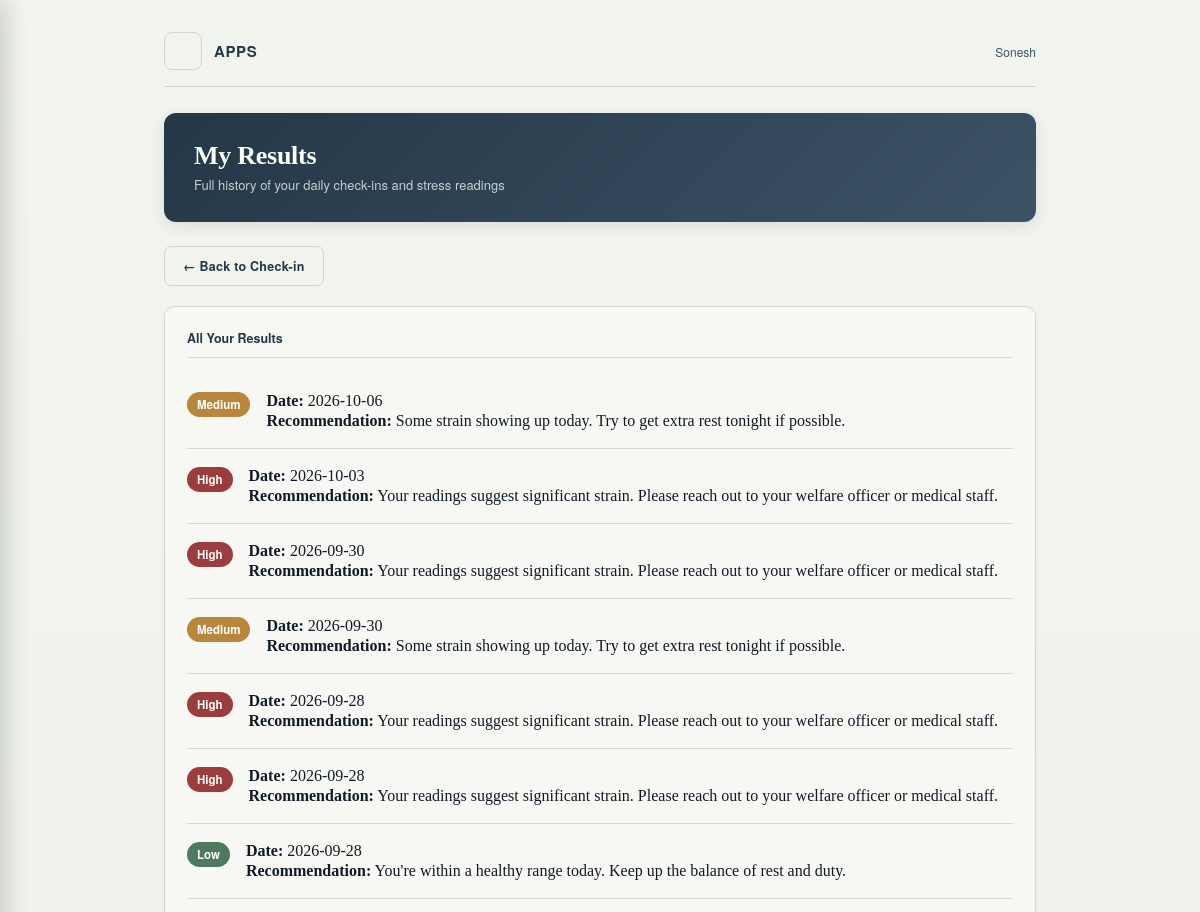
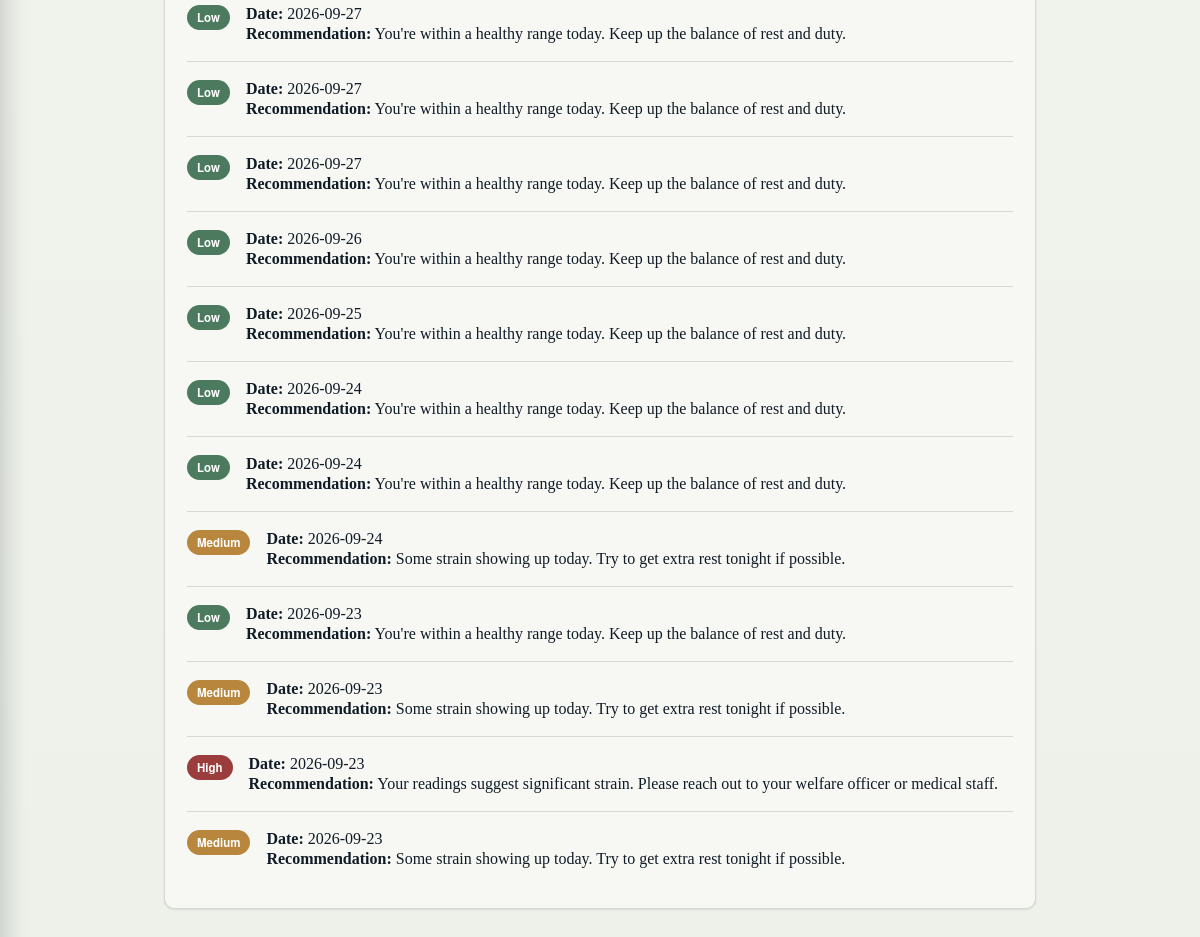
The app's page /results (signed in) with its own data (2 pictures, top to bottom).
### tables this page shows
CREATE TABLE DailyData (
            id INTEGER PRIMARY KEY AUTOINCREMENT,
            user_id INTEGER NOT NULL,
            date TEXT NOT NULL,
            sleep_hours REAL,
            duty_hours REAL,
            heart_rate INTEGER,
            mood_score INTEGER,
            stress_level TEXT,
            recommendation TEXT
        );

### app.py (the view)
@app.route("/results")
@role_required("personnel")
def results():
    conn = get_db()
    history = conn.execute(
        "SELECT * FROM DailyData WHERE user_id = ? ORDER BY date DESC, id DESC",
        (session["user_id"],)
    ).fetchall()
    conn.close()
    return render_template("results.html", user_name=session["user_name"], history=history)

### app.py (called while the page is built, shortened)
def get_db():
    conn = sqlite3.connect(DB_PATH)
    conn.row_factory = sqlite3.Row
    return conn

def role_required(*roles):
    def decorator(view):
        @wraps(view)
        def wrapper(*args, **kwargs):
            if "user_id" not in session or session.get("role") not in roles:
                if "officer" in roles and len(roles) == 1:
                    return redirect(url_for("officer_login"))
                elif "admin" in roles and len(roles) == 1:
                    return redirect(url_for("admin_login"))
                return redirect(url_for("login"))
            return view(*args, **kwargs)
        return wrapper
    return decorator

@app.before_request
def block_cross_site_posts():
    if request.method != "POST":
        return
    source = request.headers.get("Origin") or request.headers.get("Referer")
    if source:
        if urlparse(source).netloc != request.host:
            abort(403)

@app.after_request
def add_security_headers(resp):
    resp.headers.setdefault("X-Content-Type-Options", "nosniff")
    resp.headers.setdefault("X-Frame-Options", "SAMEORIGIN")
    resp.headers.setdefault("Referrer-Policy", "same-origin")
    if "user_id" in session:
        resp.headers["Cache-Control"] = "no-store"
    return resp

@app.context_processor
def inject_nav_counts():
    return {}

### templates/results.html (shortened to what this page needs)
<!DOCTYPE html>
<html lang="en">
<head>
<link rel="stylesheet" href="{{ url_for('static', filename='style.css') }}">
</head>
<body>
<div class="wrap">
  {% include "_header.html" %}
  <div class="welcome-banner">
    <h2>My Results</h2>
    <p>Full history of your daily check-ins and stress readings</p>
  </div>
  <div style="margin-bottom:20px;">
    <a href="/dashboard" style="display:inline-flex; align-items:center; gap:6px; padding:10px 18px; background:transparent; color:var(--steel-deep); border:1.5px solid var(--line); border-radius:7px; font-family:'Helvetica Neue', Arial, sans-serif; font-weight:600; font-size:12.5px; letter-spacing:0.02em; text-decoration:none; transition: background 0.2s ease, border-color 0.2s ease;" onmouseover="this.style.background='var(--card)'; this.style.borderColor='var(--steel-deep)';" onmouseout="this.style.background='transparent'; this.style.borderColor='var(--line)';">&larr; Back to Check-in</a>
  </div>
  <div class="card">
    <h3>All Your Results</h3>
    {% if history %}
      {% for entry in history %}
        <div class="result-entry">
          <span class="result-badge badge-{{ entry.stress_level|lower }}">{{ entry.stress_level }}</span>
          <div class="result-text">
            <p><b>Date:</b> {{ entry.date }}</p>
            <p><b>Recommendation:</b> {{ entry.recommendation }}</p>
          </div>
        </div>
      {% endfor %}
    {% endif %}
  </div>
</div>
</body>
</html>

### static/style.css (style rules this page uses)
:root { --ink:#101b26; --paper:#eef1ea; --steel:#3c5266; --steel-deep:#243747; --signal-low:#4c7a5e; --signal-med:#b8863c; --signal-high:#9c3d3d; --line: rgba(16,27,38,0.14); --card:#f7f8f4; }
* { box-sizing:border-box; }
html,body { margin:0;padding:0; }
body { background: linear-gradient(180deg, #f2f4ee 0%, var(--paper) 100%); color:var(--ink); font-family: 'Iowan Old Style','Georgia',serif; min-height:100vh; }
a { color:var(--steel-deep); }
.wrap { max-width:920px; margin:0 auto; padding:32px 24px 80px; }
.card { background:var(--card); border:1px solid var(--line); border-radius:10px; padding:22px; box-shadow: 0 1px 3px rgba(16,27,38,0.04), 0 1px 2px rgba(16,27,38,0.06); }
.card h3 { font-family:'Helvetica Neue', Arial, sans-serif; font-size:12.5px; color:var(--steel-deep); margin:0 0 16px; font-weight:700; border-bottom:1px solid var(--line); padding-bottom:10px; }
.result-badge { display:inline-block; font-family:'Helvetica Neue', Arial, sans-serif; font-size:11.5px; font-weight:700; padding:4px 10px; border-radius:20px; color:#fff; margin-bottom:10px; }
.badge-low { background:var(--signal-low); }
.badge-medium { background:var(--signal-med); }
.badge-high { background:var(--signal-high); }
.result-entry { padding:16px 0; margin-bottom:0; border-bottom:1px solid var(--line); display:flex; gap:16px; align-items:flex-start; }
.result-entry:last-child { border-bottom:none; }
.result-entry .result-badge { flex-shrink:0; margin-bottom:0; margin-top:2px; }
.result-entry .result-text { flex:1; }
.result-entry .result-text p { margin:2px 0; }
.welcome-banner { background: linear-gradient(135deg, var(--steel-deep) 0%, var(--steel) 100%); border-radius:12px; padding:28px 30px; margin-bottom:24px; color:#fdfdf9; box-shadow: 0 4px 16px rgba(16,27,38,0.1); }
.welcome-banner h2 { font-size:26px; font-weight:600; margin:0 0 4px; letter-spacing:-0.01em; color:#fdfdf9; }
.welcome-banner p { font-family:'Helvetica Neue', Arial, sans-serif; font-size:13px; color:rgba(253,253,249,0.75); margin:0; }
html { scroll-behavior:smooth; }

### records on screen
DailyData: stress_level "Medium", date "2026-10-06", recommendation "Some strain showing up today. Try to get extra rest tonight if possible."
DailyData: stress_level "High", date "2026-10-03", recommendation "Your readings suggest significant strain. Please reach out to your welfare officer or medical staff."
DailyData: stress_level "High", date "2026-09-30", recommendation "Your readings suggest significant strain. Please reach out to your welfare officer or medical staff."
DailyData: stress_level "Medium", date "2026-09-30", recommendation "Some strain showing up today. Try to get extra rest tonight if possible."
DailyData: stress_level "High", date "2026-09-28", recommendation "Your readings suggest significant strain. Please reach out to your welfare officer or medical staff."
DailyData: stress_level "High", date "2026-09-28", recommendation "Your readings suggest significant strain. Please reach out to your welfare officer or medical staff."
DailyData: stress_level "Low", date "2026-09-28", recommendation "You're within a healthy range today. Keep up the balance of rest and duty."
DailyData: stress_level "Low", date "2026-09-27", recommendation "You're within a healthy range today. Keep up the balance of rest and duty."
DailyData: stress_level "Low", date "2026-09-27", recommendation "You're within a healthy range today. Keep up the balance of rest and duty."
DailyData: stress_level "Low", date "2026-09-27", recommendation "You're within a healthy range today. Keep up the balance of rest and duty."
DailyData: stress_level "Low", date "2026-09-26", recommendation "You're within a healthy range today. Keep up the balance of rest and duty."
DailyData: stress_level "Low", date "2026-09-25", recommendation "You're within a healthy range today. Keep up the balance of rest and duty."
DailyData: stress_level "Low", date "2026-09-24", recommendation "You're within a healthy range today. Keep up the balance of rest and duty."
DailyData: stress_level "Low", date "2026-09-24", recommendation "You're within a healthy range today. Keep up the balance of rest and duty."
DailyData: stress_level "Medium", date "2026-09-24", recommendation "Some strain showing up today. Try to get extra rest tonight if possible."
DailyData: stress_level "Low", date "2026-09-23", recommendation "You're within a healthy range today. Keep up the balance of rest and duty."
DailyData: stress_level "Medium", date "2026-09-23", recommendation "Some strain showing up today. Try to get extra rest tonight if possible."
DailyData: stress_level "High", date "2026-09-23", recommendation "Your readings suggest significant strain. Please reach out to your welfare officer or medical staff."
DailyData: stress_level "Medium", date "2026-09-23", recommendation "Some strain showing up today. Try to get extra rest tonight if possible."

### other values on screen
{{ session.get('user_name') }} "Sonesh"
